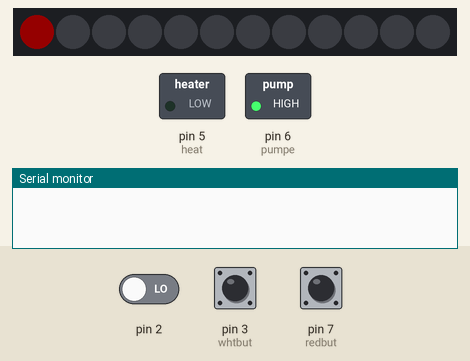
Recording of a sketch running on a simulated Arduino Uno, built with avr-gcc and run on an emulated ATmega328P. Parts: 12 RGB LEDs in strip order, left to right, switched loads named in the sketch (green lamp = pin HIGH), the last lines printed to the serial monitor. Inputs (shaded band) come from the test bench; at power-on: pin 3 (whtbut) HIGH, pin 7 (redbut) HIGH, pin 2 LOW. Dim RGB values are drawn brighter than linear.

Above: at 3.7 s.
3.8 s: pin 3 (whtbut) pulled LOW for 3.2 s
At 5.8 s:
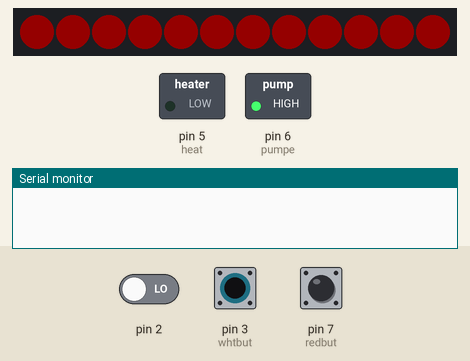
8.5 s: pin 7 (redbut) pulled LOW for 1 s
At 9.9 s:
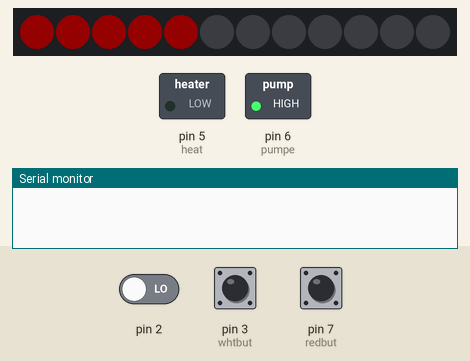
11.1 s: pin 3 (whtbut) pulled LOW for 1 s
At 11.37 s:
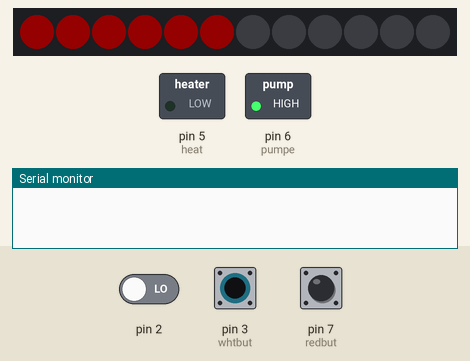
13.7 s: pin 7 (redbut) pulled LOW for 0.15 s
At 14.8 s:
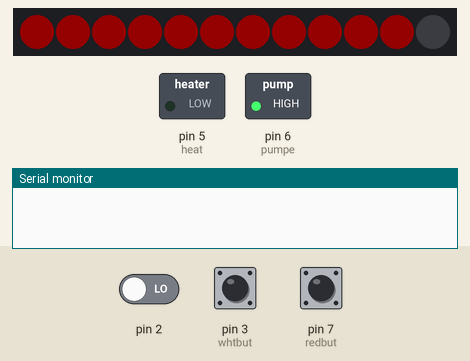
15.3 s: pin 3 (whtbut) driven LOW and pin 7 (redbut) driven LOW
At 16.4 s:
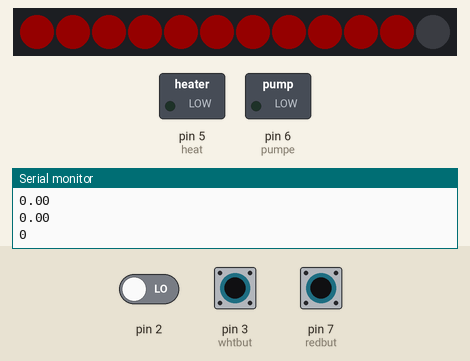
Timing chart, 0 to 19.3 s (numbered marks = the images above; inputs shaded):
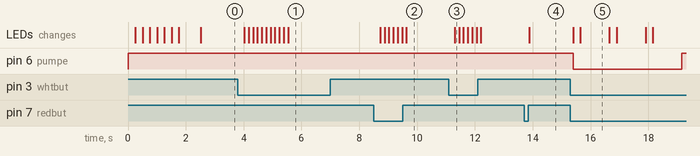

The sketch:

sketch_final_re.ino
```cpp
#include <Adafruit_NeoPixel.h>
//BETA
  //Hardware
    byte LED              = 4; //LED-Streifen auf Pin
    byte whtbut           = 3; //roter Taster auf Pin
    byte redbut           = 7; //weißer Taster auf Pin
    byte pumpe            = 6; //Pumpenpin
    byte sensorInterrupt  = 0; //= digital pin 2
    byte hallsens         = 2; //Durchflusssensorpin   ->U=3,4V
    byte heat             = 5; //Heizung

    //Reverse
    /*byte LED              = 5;//= 6; //LED-Streifen auf Pin
    byte redbut           = 6;//= 4; //roter Taster auf Pin
    byte whtbut           = 7;//= 3; //weißer Taster auf Pin
    byte pumpe            = 3;//= 7; //Pumpenpin
    byte sensorInterrupt  = 0;// 0 = digital pin 2
    byte hallsens         = 2;//= 2; //Durchflusssensorpin
    byte heat             = 4;//= 13;//Heizung*/
    Adafruit_NeoPixel pixels = Adafruit_NeoPixel(12, LED);

  //Variablen LED-Streifen
    uint32_t red = 0xff0000; //LED rot
    uint32_t blu = 0x0000ff; //LED blau
    uint32_t grn = 0x00ff00; //LED grün
    uint32_t off = 0x000000; //LED aus

  //Globale Variablen
    short mugset = 0; //Anzahl der Tassen
    short mugdone = 0; //Anzahl der fertigen Tassen
    bool skip = false; //zurücksetzen durch gedrückt halten des roten Tasters
    int interrupt = 0; //zurücksetzen bei leerem Tank

  //Variablen Durchflusssensor
    volatile double waterFlow = 0; //Durchfluss insgesamt; volatile für jederzeit änderbaren Wert
    double waterFlowDiff =0; //Alter Durchfluss für automatisches Abschalten


void setup() {
    Serial.begin(9600);


    //LED-Streifen
    pinMode(redbut, INPUT_PULLUP);
    pinMode(whtbut, INPUT_PULLUP);
    pixels.begin();
    pixels.setBrightness(20); // Helligkeit (255=100%; 0=0%; 120~1/3->Flackern)


  //Durchflusssensor
    waterFlow = 0;
    attachInterrupt(0, pulse, RISING); //DIGITAL Pin 2: Interrupt 0; bei steigender Flanke auf Pin 2 wird die Methode 'pulse' aufgerufen

  //Relais
    pinMode(heat, OUTPUT);
    digitalWrite(heat, LOW); //Heizung standard an
    pinMode(pumpe, OUTPUT);
    digitalWrite(pumpe, HIGH); //Pumpe standard aus


  //BOOTANIMATION-1/4: Vier gegenüberliegende LEDs im Ventilatorstil; alle Viertel im Uhrzeigersinn an und anschließend wieder aus
    bootanimation(grn);
    bootanimation(off);
    delay(500);
}


void loop() {
  //LED-Streifen
    LEDeinfaerben(0, red);

  //Buttoncases
    if (not digitalRead(whtbut) && not digitalRead(redbut))//kochvorgang starten
      kochen();

    if (digitalRead(redbut) && mugset < 12) //Tassen hinzufügen
       mugset++;

    if (digitalRead(whtbut) && mugset > 0)//Tassen entfernen
       mugset--;
    delay(150);
}


  //Methode zum Einfärben der LEDs; mode 3 - animation fertig/mode 2 - Farbzusatz zu mode 1/mode 1 - blinken/mode 0 - einfärben
void LEDeinfaerben(byte mode, uint32_t farbe){
   if (mode == 0){                                          //einfaerben
     for (byte cdel = 0;cdel < 12;cdel ++){
        pixels.setPixelColor(cdel, off);
        pixels.setPixelColor(mugset, farbe);
     }

     for (byte cset = 0; cset < mugset;cset++){
        pixels.setPixelColor(cset, farbe);
     }
     pixels.show();
   }
   else if (mode == 1){                                     //blinken
      for (byte cdel = 0;cdel <= mugset;cdel ++)
        pixels.setPixelColor(cdel, off);
      pixels.show();
      delay(250);
      LEDeinfaerben(2, red);
   }
   else if (mode == 2){                                     //fertige Tassen LEDs einfaerben (standard gruen)
      for (byte csetms = 0;csetms < mugset-mugdone; csetms ++)
        pixels.setPixelColor(csetms, farbe);
      for (byte csetmd = mugset-mugdone; csetmd < mugset; csetmd++)
          pixels.setPixelColor(csetmd, grn);
      /*if (mugdone > 0)
        pixels.setPixelColor(mugset-mugdone, 0xffff00);*///eventuell erweitern um aktuelle TassenLED gelb zu färben
      pixels.show();
   }
   else if (mode == 3){                                     //Animation fertig, pulsing circle
      for (byte cini = 0; cini < 12; cini++){
          pixels.setPixelColor(cini, farbe);  //Kreis nacheinander füllen
          pixels.show();
          delay(100);
          skip = not digitalRead(redbut);
      }
      for (byte cini = 11; cini >= 0 && cini < 12; cini--){
          pixels.setPixelColor(cini, off); //Kreis umgekehrt ausschalten
          pixels.show();
          skip = not digitalRead(redbut);
          delay(100);
      }
   }
}


void kochen(){
    digitalWrite(pumpe, LOW);                         //Relaisport Pumpe einschalten
    mugset++; //Tasse um einen erhöhen, da 1 LED => Wert '0'
    while (mugset > mugdone && interrupt < 3){
      LEDeinfaerben(1, red);
      mugdone = int(waterFlow / 0.075); //Fertige Tassen ergeben sich aus Durchfluss / 75ml(Tasse) -> Messungenauigkeit Sensor
      //mugdone++; //Funktionssimulation ohne Durchfluss

      if (waterFlowDiff == waterFlow)
        interrupt++;
      else if (waterFlowDiff < waterFlow)
        waterFlowDiff = waterFlow;

      Serial.println(waterFlow);
      Serial.println(waterFlowDiff);
      Serial.println(mugdone);
      LEDeinfaerben(2, red);
      delay(1000);
    }

    //Reset für erneutes Kochen
    digitalWrite(pumpe, HIGH);
    mugset    = 0;
    mugdone   = 0;
    waterFlow = 0;
    waterFlowDiff = 0;

    while (not skip && interrupt < 3)
        LEDeinfaerben(3, grn);
    while (not skip && interrupt  >= 3)
        LEDeinfaerben(3, red);
    interrupt = 0;
    skip = false;
}


void pulse(){
    waterFlow += 1.0 / 5880.0;
}

void bootanimation(uint32_t farbe){
   for (byte cini = 0; cini < 4; cini++){
      pixels.setPixelColor(cini, farbe);
      pixels.setPixelColor(cini+4, farbe);
      pixels.setPixelColor(cini+8 , farbe);
      pixels.show();
      delay(250);
          }
}
```

Measured:
- after the input at 3.8 s, the LEDs: first change after 0.22 s (image 1 shows a later state)
- after the input at 8.5 s, the LEDs: first change after 0.22 s (image 2 shows a later state)
- after the input at 11.1 s, the LEDs: change after 0.20 s (image 3)
- after the input at 13.7 s, the LEDs: change after 0.18 s (image 4)
- after the input at 15.3 s, pin 6 (pumpe): HIGH → LOW after 0.10 s, → HIGH 3.8 s later; the LEDs: first change after 0.10 s (image 5 shows a later state)
- what the display in image 5 shows lasts 1.0 s, from 15.7 s to 16.7 s
